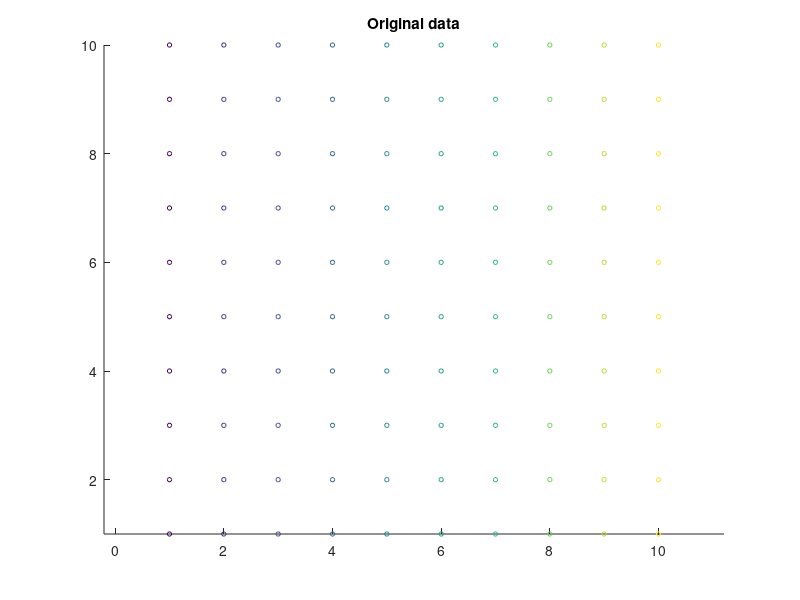

Reproduce this figure in MATLAB. (Note: this script raises an error after producing the figure.)
clear;
close all;
clc;
%[swissroll] = gen_swissroll(2000);
%n = size(swissroll, 1);
%figure;scatter3(swissroll(:, 1),swissroll(:,2), swissroll(:, 3), 10, swissroll(:, 1));
load data;
figure;scatter(data(:, 1),data(:,2), 10, data(:, 1));
n = size(data, 1);
axis equal;
title('Original data');
hold off;
fprintf('Data loaded (%d examples) and plotted.\n', n);
%% For various values of k, build the KNN graph and run Isomap.
%matlabpool(3);
for k =3:10
    fprintf('Building KNN graph for k =%d.\n', k); 
    G = build_KNN_Graph(data, k);
    [S, ~] = graphconncomp(G, 'Directed', false);
    fprintf('For k = %d, number of components = %d.\n', k, S);
    fprintf('Building distance matrix for k =%d.\n', k); 
    %D = build_distance_matrix(n, G); % SLOW
    D = graphallshortestpaths(G, 'Directed', false); % FAST
    D = D.^2;
    
    fprintf('Running cMDS for k =%d.\n', k); 
    [projectedData, eigVals] = cMDS(D, 2);
    % Why does it never plot in multi-threaded mode...
    figure; scatter(projectedData(:,1), projectedData(:, 2), 10, projectedData(:, 1));
    axis equal;
    title(sprintf('projection for k=%d', k));
    hold off;
    figure; bar(eigVals); 
    title(sprintf('Eigenvalue spectrum, for k =%d', k)); 
    hold off;
end
fprintf('Done!\n');
